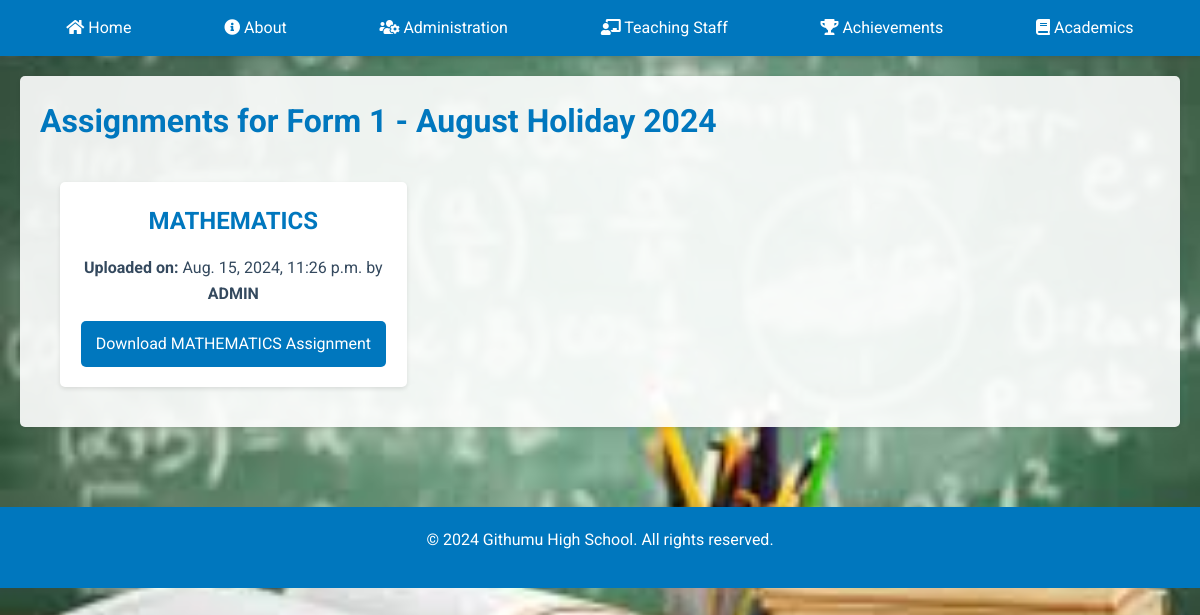
Screenshot of /grades/8/ with the database file from the repository.
### main/models.py (models this page shows, shortened)
class HolidayAssignment(models.Model):
    year = models.IntegerField(default=2024, choices=years)
    title = models.CharField(max_length=200, choices=holiday)
    grade = models.IntegerField(default=1, choices=grades)
    subject = models.CharField(max_length=20,choices=subjects_t)  # New field for subject
    file = models.FileField(upload_to='assignments/')
    date_uploaded = models.DateTimeField(auto_now_add=True)
    description = models.TextField(blank=True, null=True)
    author=models.CharField(max_length=15,default='ADMIN')

### main/views.py (the view)
# urls.py: path('grades/<int:assignment_id>/',views.assignments,name='assignments'),
def assignments(request, assignment_id):
    assignment = get_object_or_404(HolidayAssignment, id=assignment_id)
    related_assignments = HolidayAssignment.objects.filter(
        year=assignment.year,
        grade=assignment.grade,
        title=assignment.title
    ).order_by('subject')
    return render(request, 'assignments.html', {
        'assignment': assignment,
        'related_assignments': related_assignments,
    })

### main/context_processors.py (called while the page is built)
def background_images(request):
    images = BackgroundImage.objects.all().order_by('order')
    return {'background_images': images}

### main/templates/assignments.html (shortened to what this page needs)
{% extends 'base.html' %}
{% load static %}
{% block content %}
<section id="assignments">
    <h2>Assignments for Form {{ assignment.grade }} - {{ assignment.title }} {{ assignment.year }}</h2>
    {% if related_assignments %}
        <div class="assignments-list">
            {% for related_assignment in related_assignments %}
            <div class="assignment-card">
                <h3>{{ related_assignment.subject }}</h3>
                <p><strong>Uploaded on:</strong> {{ related_assignment.date_uploaded }} by <strong>{{ related_assignment.author }}</strong></p>
                <a href="{{ related_assignment.file.url }}" class="download-btn" download>Download {{ related_assignment.subject }} Assignment</a>
            </div>
            {% endfor %}
        </div>
    {% else %}
        <p>No assignments available for this grade, year, and title.</p>
    {% endif %}
</section>
{% endblock %}

### main/templates/base.html (shortened to what this page needs)
{% load static %}
<!DOCTYPE html>
<html lang="en">
<head>
    <link rel="stylesheet" href="https://cdnjs.cloudflare.com/ajax/libs/font-awesome/5.15.3/css/all.min.css">
    <link rel="stylesheet" href="{% static 'css/style.css' %}">
</head>
<body>
    <div class="background-images">
</div>
    <header>
        <nav>
            <div class="container">
                <ul>
                    <li><a href="{% url 'home' %}"><i class="fas fa-home"></i> Home</a></li>
                    <li><a href="{% url 'about' %}"><i class="fas fa-info-circle"></i> About</a></li>
                    <li><a href="{% url 'administration' %}"><i class="fas fa-users-cog"></i> Administration</a></li>
                    <li><a href="{% url 'teaching_staff' %}"><i class="fas fa-chalkboard-teacher"></i> Teaching Staff</a></li>
                    <li><a href="{% url 'achievements' %}"><i class="fas fa-trophy"></i> Achievements</a></li>
                    <li><a href="{% url 'academics' %}"><i class="fas fa-book"></i> Academics</a></li>
                </ul>
            </div>
        </nav>
    </header>
    <main>
        <div class="container">
            {% block content %}{% endblock %}
        </div>
    </main>
    <footer>
        <div class="container">
            <p>&copy; 2024 Githumu High School. All rights reserved.</p>
        </div>
    </footer>
</body>
</html>

### main/static/css/style.css (style rules this page uses)
:root { --primary-color: #0077be; --secondary-color: #005c99; --background-color: #ecf0f1; --text-color: #34495e; --light-gray: #f4f4f4; --white: #ffffff; }
* { box-sizing: border-box; margin: 0; padding: 0; }
body { font-family: 'Roboto', Arial, sans-serif; background-color: var(--background-color); color: var(--text-color); line-height: 1.6; }
.container { max-width: 1200px; margin: 0 auto; padding: 0 20px; }
h1, h2, h3, h4, h5, h6 { color: var(--primary-color); margin-bottom: 15px; }
h2 { font-size: 2em; }
h3 { font-size: 1.5em; }
p { margin-bottom: 15px; }
header { background-color: var(--primary-color); box-shadow: 0 2px 4px rgba(0, 0, 0, 0.1); position: sticky; top: 0; z-index: 1000; }
nav ul { list-style-type: none; display: flex; justify-content: space-around; padding: 15px 0; }
nav ul li a { color: var(--white); text-decoration: none; padding: 10px 15px; border-radius: 5px; transition: background-color 0.3s ease; }
main { padding: 20px 0; }
section { background-color: var(--white); margin-bottom: 20px; padding: 20px; border-radius: 5px; box-shadow: 0 2px 4px rgba(0, 0, 0, 0.1); }
.assignment-card { background-color: var(--white); border-radius: 5px; box-shadow: 0 2px 4px rgba(0, 0, 0, 0.1); padding: 20px; text-align: center; }
.download-btn { display: inline-block; background-color: var(--primary-color); color: var(--white); padding: 10px 15px; border-radius: 5px; text-decoration: none; transition: background-color 0.3s ease; }
footer { background-color: var(--primary-color); color: var(--white); text-align: center; padding: 20px 0; margin-top: 40px; }
.background-images { position: fixed; top: 0; left: 0; width: 100%; height: 100%; z-index: -1; }
body>* { position: relative; z-index: 1; }
section { background-color: rgba(255, 255, 255, 0.9); }
.assignments-list { display: grid; grid-template-columns: repeat(auto-fill, minmax(300px, 1fr)); gap: 20px; padding: 20px; }

### rows the page displays
HolidayAssignment: grade "1", title "August Holiday", year "2024", subject "MATHEMATICS", date_uploaded "Aug. 15, 2024, 11:26 p.m.", author "ADMIN"
